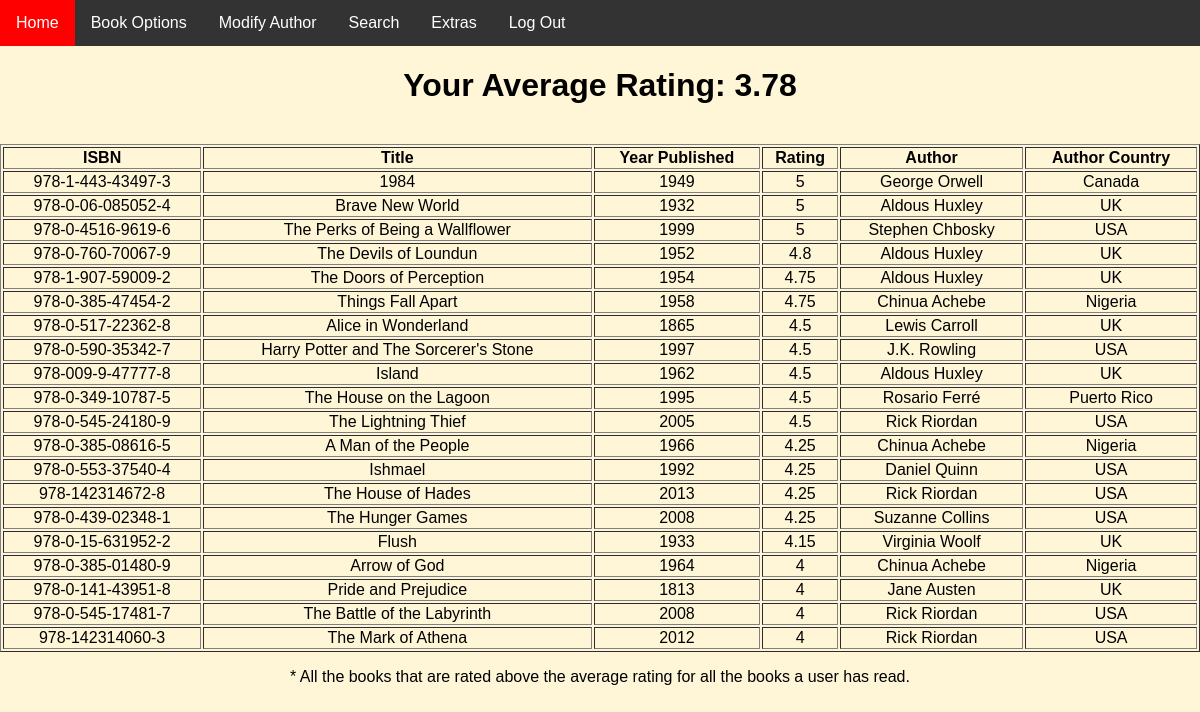
Screenshot of /aboveAverageBooks (signed in) with the database file from the repository.
### tables this page shows
CREATE TABLE Author (
    AuthorId INTEGER PRIMARY KEY AUTOINCREMENT,
    Country NVARCHAR(56) NOT NULL,
    FirstName NVARCHAR(24) NOT NULL,
    LastName NVARCHAR(24) NOT NULL
);

CREATE TABLE Book (
    ISBN NVARCHAR(17) PRIMARY KEY NOT NULL,
    Title NVARCHAR(255) NOT NULL,
    YearPublished INTEGER NOT NULL
);

CREATE TABLE Reads (
    Rating NUMERIC(3,2) NOT NULL,
    ISBN NVARCHAR(17) NOT NULL,
    UserId INTEGER NOT NULL,
    CONSTRAINT fk_Reads_Book FOREIGN KEY (ISBN) REFERENCES Book(ISBN),
    CONSTRAINT fk_Reads_Reader FOREIGN KEY (UserId) REFERENCES Reader(UserId)
);

### FlaskSQLiteProject/intro.py (the view)
@app.route('/aboveAverageBooks', methods=['POST', 'GET'])
def aboveAvgBooks():
    error = None
    results = None
    data = 0
    try:
        results = db.aboveAvg(person.getUserId())
    except:
        error = "No Books"
    try:
        data = db.avgRate(person.getUserId())
    except:
        data = 0
    if data == None:
        data = 0
    return render_template('aboveAvg.html', error = error, results = results, data = data)

### FlaskSQLiteProject/database.py (called while the page is built)
    def aboveAvg(userId):
        cur = conn.cursor()
        cur.execute("""SELECT Book.ISBN, Title, YearPublished, Rating, FirstName, LastName, Country
                        FROM Reads JOIN Book JOIN Writes JOIN Author
                        ON Book.ISBN = Reads.ISBN
                        AND Writes.ISBN = Book.ISBN
                        AND Writes.AuthorId = Author.AuthorId
                        WHERE UserId =:uid
                        AND Rating > (SELECT round(avg(Rating),2)
                                        FROM Reads
                                        WHERE UserId =:uid)
                        ORDER BY Rating DESC, Title ASC""", {"uid": userId})
        data = cur.fetchall()
        return data

    def avgRate(userId):
        cur = conn.cursor()
        cur.execute("SELECT round(avg(Rating),2) FROM Reads WHERE UserId =:uid", {"uid": userId})
        data = cur.fetchall()
        for d in data:
            num = d[0]
        return num

### FlaskSQLiteProject/reader.py (called while the page is built)
    def getUserId(self):
        return self.userId

### FlaskSQLiteProject/templates/aboveAvg.html (shortened to what this page needs)
<html>
  <head>
    <link rel="stylesheet" href="{{ url_for('static', filename='css/style.css') }}">
  </head>
  <body>
    <div class="navbar">
      <a href = "{{ url_for('start') }}">Home</a>
      <div class="dropdown">
    	<button class="dropbtn">Book Options
        </button>
      </div>
      <a href = "{{ url_for('modifyAuthor') }}">Modify Author</a>
      <div class="dropdown">
    	<button class="dropbtn">Search
        </button>
      </div>
        <div class="dropdown">
    	<button class="dropbtn">Extras
        </button>
      </div>
      <a href = "{{ url_for('logout') }}">Log Out</a>
    </div>
    <h1 style="text-align:center">Your Average Rating: {{data}}</h1>
    {% if results %}
      <br>
      <table style="width:100%" border="1">
        <thead>
          <tr>
            <th>ISBN</th>
            <th>Title</th>
	    <th>Year Published</th>
	    <th>Rating</th>
            <th>Author</th>
	    <th>Author Country</th>
          </tr>
        </thead>
        {% for result in results%}
          <tr>
            <td style="text-align:center" >{{ result[0] }}</td>
            <td style="text-align:center" >{{ result[1] }}</td>
	    <td style="text-align:center" >{{ result[2] }}</td>
            <td style="text-align:center" >{{ result[3] }}</td>
	    <td style="text-align:center" >{{ result[4] + " " + result[5] }}</td>
	    <td style="text-align:center" >{{ result[6] }}</td>
          </tr>
        {% endfor %}
      </table>
     {% endif %}
     <p>* All the books that are rated above the average rating for all the books a user has read.</p>
  </body>
</html>

### FlaskSQLiteProject/static/css/style.css (style rules this page uses)
body { font-family: Arial, Helvetica, sans-serif; margin: 0; text-align: center; background-color:#fff5d7; }
.navbar { overflow: hidden; background-color: #333; }
.navbar a { float: left; font-size: 16px; color: white; text-align: center; padding: 14px 16px; text-decoration: none; }
.dropdown { float: left; overflow: hidden; }
.dropdown .dropbtn { font-size: 16px; border: none; outline: none; color: white; padding: 14px 16px; background-color: inherit; font-family: inherit; margin: 0; }

### rows the page displays
Author: ISBN "978-1-443-43497-3", Title "1984", YearPublished "1949", Rating "5", FirstName+LastName "George Orwell", Country "Canada"
Author: ISBN "978-0-06-085052-4", Title "Brave New World", YearPublished "1932", Rating "5", FirstName+LastName "Aldous Huxley", Country "UK", ISBN "978-0-760-70067-9", Title "The Devils of Loundun", YearPublished "1952", Rating "4.8", ISBN "978-1-907-59009-2", Title "The Doors of Perception", YearPublished "1954", Rating "4.75", ISBN "978-009-9-47777-8", Title "Island", YearPublished "1962", Rating "4.5"
Author: ISBN "978-0-4516-9619-6", Title "The Perks of Being a Wallflower", YearPublished "1999", Rating "5", FirstName+LastName "Stephen Chbosky", Country "USA"
Author: ISBN "978-0-385-47454-2", Title "Things Fall Apart", YearPublished "1958", Rating "4.75", FirstName+LastName "Chinua Achebe", Country "Nigeria", ISBN "978-0-385-08616-5", Title "A Man of the People", YearPublished "1966", Rating "4.25", ISBN "978-0-385-01480-9", Title "Arrow of God", YearPublished "1964", Rating "4"
Author: ISBN "978-0-517-22362-8", Title "Alice in Wonderland", YearPublished "1865", Rating "4.5", FirstName+LastName "Lewis Carroll", Country "UK"
Author: ISBN "978-0-590-35342-7", Title "Harry Potter and The Sorcerer's Stone", YearPublished "1997", Rating "4.5", FirstName+LastName "J.K. Rowling", Country "USA"
Author: ISBN "978-0-349-10787-5", Title "The House on the Lagoon", YearPublished "1995", Rating "4.5", FirstName+LastName "Rosario Ferré", Country "Puerto Rico"
Author: ISBN "978-0-545-24180-9", Title "The Lightning Thief", YearPublished "2005", Rating "4.5", FirstName+LastName "Rick Riordan", Country "USA", ISBN "978-142314672-8", Title "The House of Hades", YearPublished "2013", Rating "4.25", ISBN "978-0-545-17481-7", Title "The Battle of the Labyrinth", YearPublished "2008", Rating "4", ISBN "978-142314060-3", Title "The Mark of Athena", YearPublished "2012"
Author: ISBN "978-0-553-37540-4", Title "Ishmael", YearPublished "1992", Rating "4.25", FirstName+LastName "Daniel Quinn", Country "USA"
Author: ISBN "978-0-439-02348-1", Title "The Hunger Games", YearPublished "2008", Rating "4.25", FirstName+LastName "Suzanne Collins", Country "USA"
Author: ISBN "978-0-15-631952-2", Title "Flush", YearPublished "1933", Rating "4.15", FirstName+LastName "Virginia Woolf", Country "UK"
Author: ISBN "978-0-141-43951-8", Title "Pride and Prejudice", YearPublished "1813", Rating "4", FirstName+LastName "Jane Austen", Country "UK"

### other values shown
{{ data }} "3.78"
